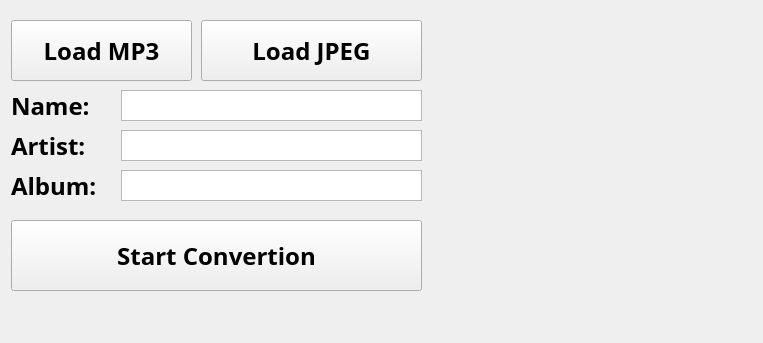
<?xml version="1.0" encoding="UTF-8"?>
<ui version="4.0">
 <class>MainWindow</class>
 <widget class="QMainWindow" name="MainWindow">
  <property name="geometry">
   <rect>
    <x>0</x>
    <y>0</y>
    <width>763</width>
    <height>343</height>
   </rect>
  </property>
  <property name="windowTitle">
   <string>Music Information Modifier</string>
  </property>
  <widget class="QWidget" name="centralwidget">
   <widget class="QPushButton" name="LoadMP3">
    <property name="geometry">
     <rect>
      <x>11</x>
      <y>20</y>
      <width>181</width>
      <height>61</height>
     </rect>
    </property>
    <property name="font">
     <font>
      <family>Microsoft Yahei UI Light</family>
      <pointsize>18</pointsize>
      <bold>true</bold>
     </font>
    </property>
    <property name="text">
     <string>Load MP3</string>
    </property>
   </widget>
   <widget class="QPlainTextEdit" name="SongName">
    <property name="geometry">
     <rect>
      <x>121</x>
      <y>90</y>
      <width>301</width>
      <height>31</height>
     </rect>
    </property>
   </widget>
   <widget class="QLabel" name="label">
    <property name="geometry">
     <rect>
      <x>11</x>
      <y>90</y>
      <width>141</width>
      <height>31</height>
     </rect>
    </property>
    <property name="font">
     <font>
      <family>Microsoft Yahei UI Light</family>
      <pointsize>18</pointsize>
      <bold>true</bold>
     </font>
    </property>
    <property name="text">
     <string>Name: </string>
    </property>
   </widget>
   <widget class="QPlainTextEdit" name="SingerName">
    <property name="geometry">
     <rect>
      <x>121</x>
      <y>130</y>
      <width>301</width>
      <height>31</height>
     </rect>
    </property>
   </widget>
   <widget class="QLabel" name="label_2">
    <property name="geometry">
     <rect>
      <x>11</x>
      <y>130</y>
      <width>141</width>
      <height>31</height>
     </rect>
    </property>
    <property name="font">
     <font>
      <family>Microsoft Yahei UI Light</family>
      <pointsize>18</pointsize>
      <bold>true</bold>
     </font>
    </property>
    <property name="text">
     <string>Artist: </string>
    </property>
   </widget>
   <widget class="QLabel" name="label_3">
    <property name="geometry">
     <rect>
      <x>11</x>
      <y>170</y>
      <width>141</width>
      <height>31</height>
     </rect>
    </property>
    <property name="font">
     <font>
      <family>Microsoft Yahei UI Light</family>
      <pointsize>18</pointsize>
      <bold>true</bold>
     </font>
    </property>
    <property name="text">
     <string>Album: </string>
    </property>
   </widget>
   <widget class="QPlainTextEdit" name="AlbumName">
    <property name="geometry">
     <rect>
      <x>121</x>
      <y>170</y>
      <width>301</width>
      <height>31</height>
     </rect>
    </property>
   </widget>
   <widget class="QPushButton" name="Start">
    <property name="geometry">
     <rect>
      <x>11</x>
      <y>220</y>
      <width>411</width>
      <height>71</height>
     </rect>
    </property>
    <property name="font">
     <font>
      <family>Microsoft Yahei UI Light</family>
      <pointsize>18</pointsize>
      <bold>true</bold>
     </font>
    </property>
    <property name="text">
     <string>Start Convertion</string>
    </property>
   </widget>
   <widget class="QPushButton" name="LoadJPG">
    <property name="geometry">
     <rect>
      <x>201</x>
      <y>20</y>
      <width>221</width>
      <height>61</height>
     </rect>
    </property>
    <property name="font">
     <font>
      <family>Microsoft Yahei UI Light</family>
      <pointsize>18</pointsize>
      <bold>true</bold>
     </font>
    </property>
    <property name="text">
     <string>Load JPEG</string>
    </property>
   </widget>
   <widget class="QLabel" name="image">
    <property name="geometry">
     <rect>
      <x>440</x>
      <y>20</y>
      <width>300</width>
      <height>300</height>
     </rect>
    </property>
    <property name="text">
     <string/>
    </property>
    <property name="pixmap">
     <pixmap>./Yulan.jpg</pixmap>
    </property>
   </widget>
  </widget>
 </widget>
 <resources/>
 <connections/>
</ui>
